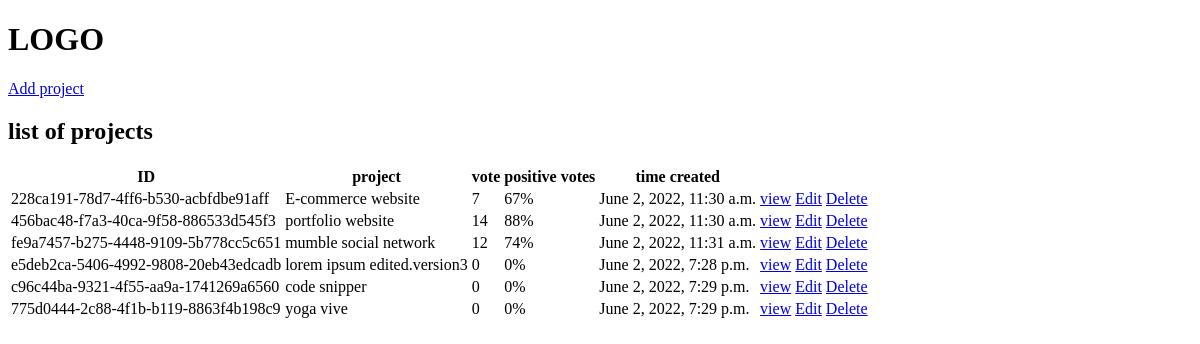
The app's page /, older data.
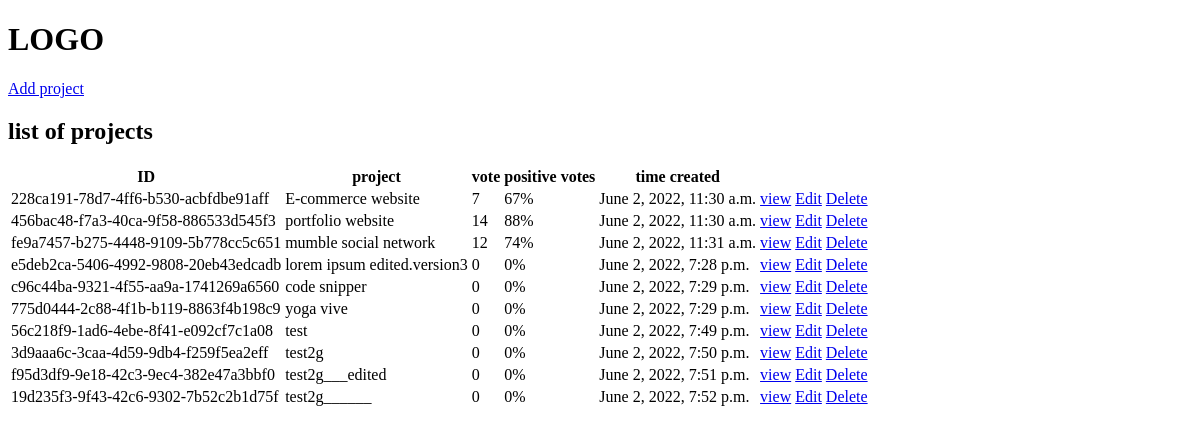
The same page, newer data.
### projects/models.py (models this page shows, shortened)
class Project(models.Model):
    title = models.CharField(max_length=200)
    description = models.TextField(null=True, blank=True)
    demo_link = models.CharField(max_length=2000, null=True, blank=True)
    source_code = models.CharField(max_length=2000, null=True, blank=True)
    tags = models.ManyToManyField('Tag', blank=True)
    vote_total = models.IntegerField(default=0, null=True, blank=True)
    vote_ratio = models.IntegerField(default=0, null=True, blank=True)
    created = models.DateTimeField(auto_now_add=True)
    id = models.UUIDField(default=uuid.uuid4, unique=True, editable=False, primary_key=True)

### projects/views.py (the view)
# urls.py: path('', include('projects.urls')),
def projects(request):
    all_projects = Project.objects.all()
    context = {
        'projects' : all_projects,
    }
    return render(request, 'projects/projects.html', context)

### projects/templates/projects/projects.html
{% extends 'main.html' %}
{% block content %}
     <h2>list of projects</h2>
    <table>
    <tr>
        <th>ID</th>
        <th>project</th>
        <th>vote</th>
        <th>positive votes</th>
        <th>time created</th>
        <th></th>
        <th></th>
        <th></th>
    </tr>
    {% for project in projects %}
        <tr>
        <td> {{ project.id }} </td>
        <td> {{ project.title }} </td>
        <td> {{ project.vote_total }} </td>
        <td> {{ project.vote_ratio }}%</td>
        <td> {{ project.created }} </td>
        <td><a href="{% url 'project' project.id %}">view</a> </td>
        <td><a href="{% url 'update_project' project.id %}">Edit</a> </td>
        <td><a href="{% url 'delete_project' project.id %}">Delete</a> </td>
        </tr>
    {% endfor %}
    </table>
{% endblock %}

Row changes from the older to the newer data that the page shows:
added Project: id "56c218f9-1ad6-4ebe-8f41-e092cf7c1a08", title "test", vote_total "0", vote_ratio "0", created "June 2, 2022, 7:49 p.m."
added Project: id "3d9aaa6c-3caa-4d59-9db4-f259f5ea2eff", title "test2g", vote_total "0", vote_ratio "0", created "June 2, 2022, 7:50 p.m."
added Project: id "f95d3df9-9e18-42c3-9ec4-382e47a3bbf0", title "test2g___edited", vote_total "0", vote_ratio "0", created "June 2, 2022, 7:51 p.m."
added Project: id "19d235f3-9f43-42c6-9302-7b52c2b1d75f", title "test2g______", vote_total "0", vote_ratio "0", created "June 2, 2022, 7:52 p.m."
